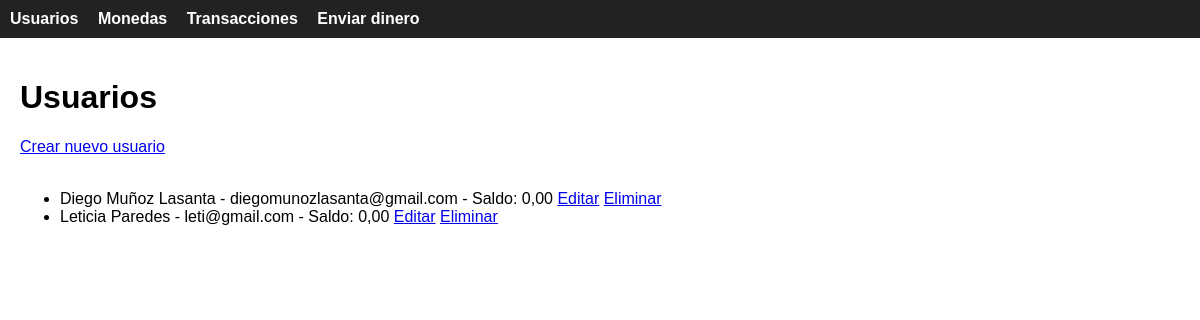
The page / on the database its author committed.
### gestion/models.py (models this page shows, shortened)
class Usuario(models.Model):
    user_id = models.AutoField(primary_key=True)
    nombre = models.CharField(max_length=100)
    correo_electronico = models.EmailField(max_length=150, unique=True)
    contrasena = models.CharField(max_length=255)
    saldo = models.DecimalField(max_digits=15, decimal_places=2, default=0.00)
    fecha_creacion = models.DateTimeField(auto_now_add=True)

### gestion/views.py (the view)
# urls.py: path('', UsuarioListView.as_view(), name='usuario_list'),
class UsuarioListView(ListView):
    model = Usuario
    template_name = 'gestion/usuario_list.html'
    context_object_name = 'usuarios'

### gestion/templates/gestion/usuario_list.html (shortened to what this page needs)
{% extends 'base.html' %}
{% block content %}
    <h1>Usuarios</h1>
    <a href="{% url 'usuario_create' %}">Crear nuevo usuario</a>
    <br><br>
    <ul>
        {% for usuario in usuarios %}
            <li>
                {{ usuario.nombre }} - {{ usuario.correo_electronico }} - Saldo: {{ usuario.saldo }}
                <a href="{% url 'usuario_update' usuario.pk %}">Editar</a>
                <a href="{% url 'usuario_delete' usuario.pk %}">Eliminar</a>
            </li>
        {% empty %}
            <li>No hay usuarios registrados.</li>
        {% endfor %}
    </ul>
{% endblock %}

### gestion/templates/base.html (style rules this page uses)
body { font-family: Arial; margin: 0; }

### rows shown on the page
Usuario: nombre "Diego Muñoz Lasanta", correo_electronico "diegomunozlasanta@gmail.com", saldo "0,00"
Usuario: nombre "Leticia Paredes", correo_electronico "leti@gmail.com", saldo "0,00"
